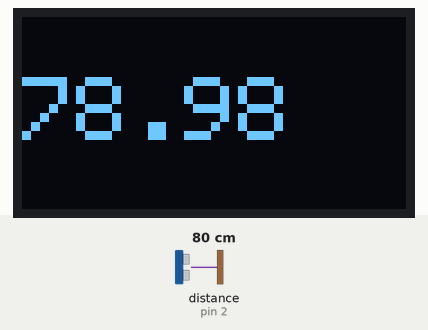
This sketch was run on a simulated Arduino Nano, built with avr-gcc and run on an emulated ATmega328P. Parts: 128×64 one-colour display. Wiring (inferred from the names in the program): ultrasonic range finder: trigger pin 3; echo pin 2. Inputs (shaded band) come from the test bench; at power-on: distance to the obstacle (sensor on pin 2) 80 cm. The echo pulse lasts 58.3 µs per cm; what the sketch prints to the serial monitor is not drawn.

Above: at 3.2 s.
3.3 s: distance to the obstacle (sensor on pin 2) set to 2 cm
At 5.0 s:
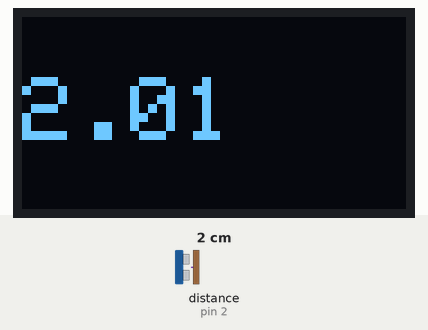
5.7 s: distance to the obstacle (sensor on pin 2) set to 4 cm
At 6.9 s:
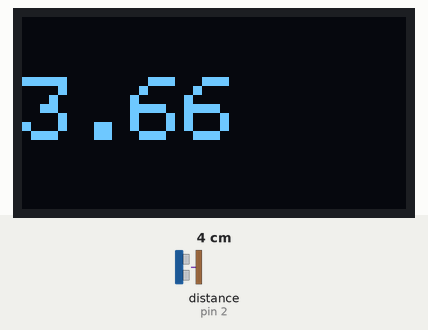
7.2 s: distance to the obstacle (sensor on pin 2) set to 9 cm
At 7.7 s:
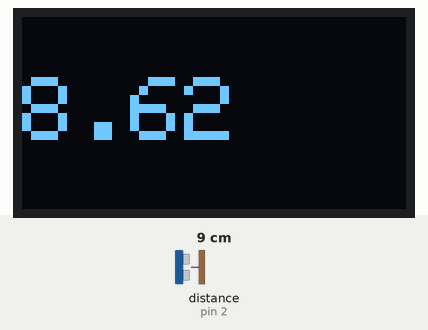
Timing chart, 0 to 10.2 s (numbered marks = the images above; inputs shaded):
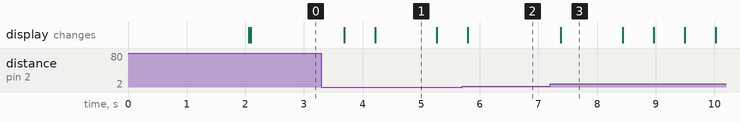

Measured:
- after the input at 3.3 s, the display: first changes after 0.39 s (image 1 shows a later state)
- after the input at 5.7 s, the display: changes after 0.10 s (image 2)
- after the input at 7.2 s, the display: changes after 0.18 s (image 3)
- what the display in image 1 shows lasts 1.1 s, from 4.2 s to 5.3 s

The sketch:

Arduino_Ultrasonic_OLED.ino
```cpp
//Kitkraft.in
#include <Wire.h>
#include <Adafruit_GFX.h>
#include <Adafruit_SSD1306.h>

#define OLED_WIDTH 128 // OLED display width,  in pixels
#define OLED_HEIGHT 64 // OLED display height, in pixels

#define TRIG_PIN   3 // The Arduino Nano pin connected to TRIG pin of ultrasonic sensor
#define ECHO_PIN   2 // The Arduino Nano pin connected to ECHO pin of ultrasonic sensor

// declare an SSD1306 display object connected to I2C
Adafruit_SSD1306 oled(OLED_WIDTH, OLED_HEIGHT, &Wire, -1);

float duration_us, distance_cm;

void setup() {
  // begin serial port
  Serial.begin (9600);

  // Configure the trigger pin to output mode
  pinMode(TRIG_PIN, OUTPUT);
  // Configure the echo pin to input mode
  pinMode(ECHO_PIN, INPUT);

  // initialize OLED display with address 0x3C for 128x64
  if (!oled.begin(SSD1306_SWITCHCAPVCC, 0x3C)) {
    Serial.println(F("SSD1306 allocation failed"));
    while (true);
  }

  delay(2000);         // wait for initializing
  oled.clearDisplay(); // clear display

  oled.setTextSize(1);          // text size
  oled.setTextColor(WHITE);     // text color
  oled.setCursor(0, 10);        // position to display
  oled.println("Ultrasonic"); // text to display
  oled.println("Sensor"); // text to display
  oled.display();
  oled.clearDisplay(); // clear display
}

void loop() {
  // Produce a 10-microsecond pulse to the TRIG pin.
  digitalWrite(TRIG_PIN, HIGH);
  delayMicroseconds(10);
  digitalWrite(TRIG_PIN, LOW);

  // Measure the pulse duration from the ECHO pin
  duration_us = pulseIn(ECHO_PIN, HIGH);

  // calculate the distance
  distance_cm = 0.017 * duration_us;

  // print the value to Serial Monitor
  Serial.print("distance: ");
  Serial.print(distance_cm);
  Serial.println(" cm");
  oled.clearDisplay(); // clear display
  oled.setTextSize(3);
  oled.setCursor(0, 20);
  oled.println(distance_cm); // text to display
  oled.display();

  delay(500);
}
```
